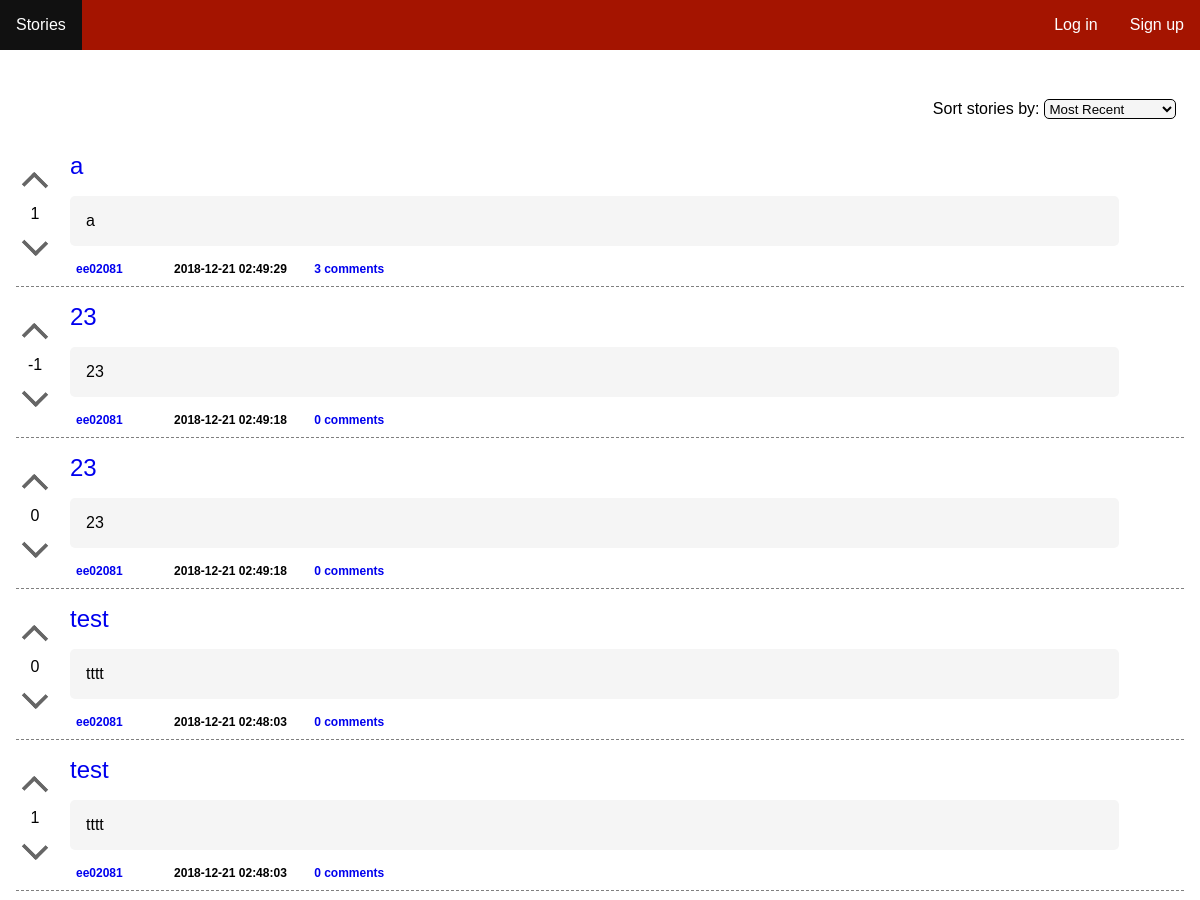
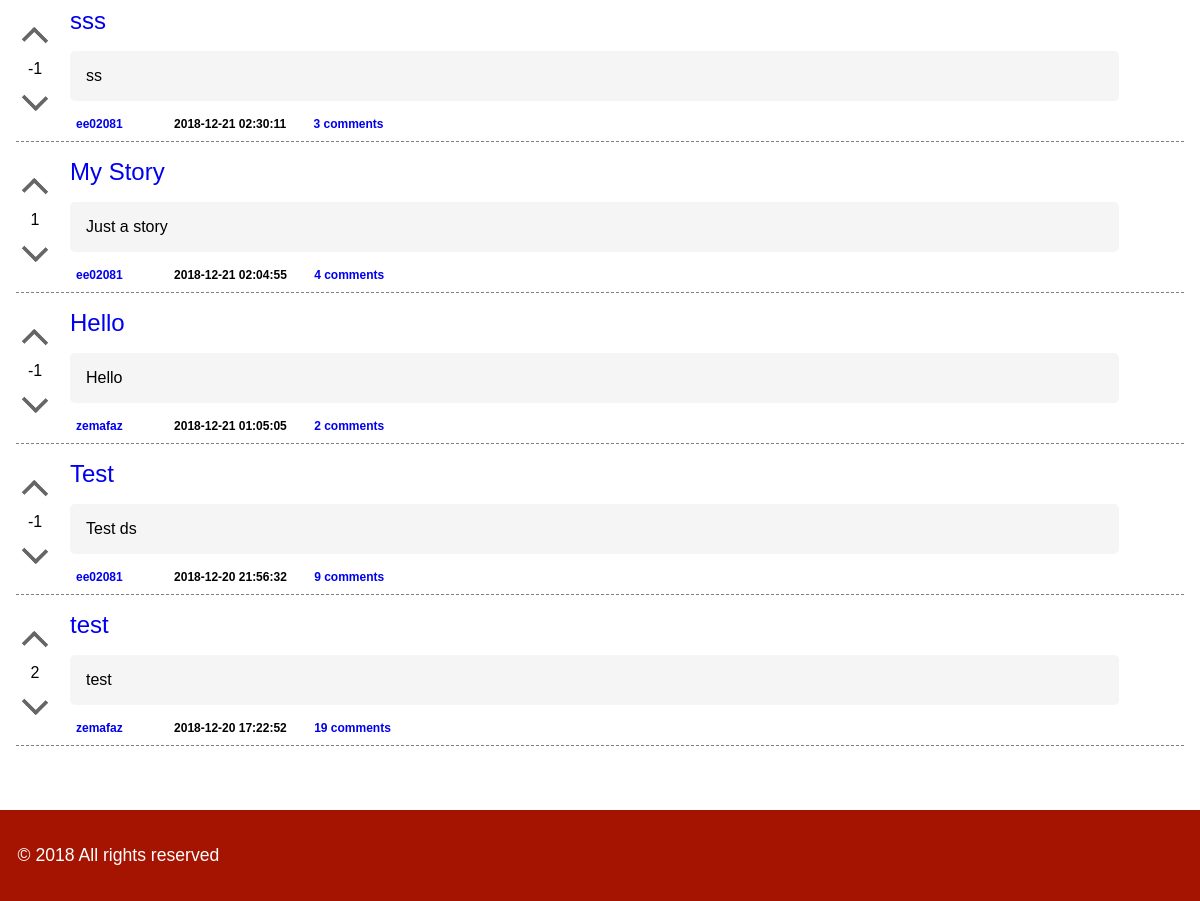
The page /pages/stories.php on the database as committed earlier (2 pictures, top to bottom).
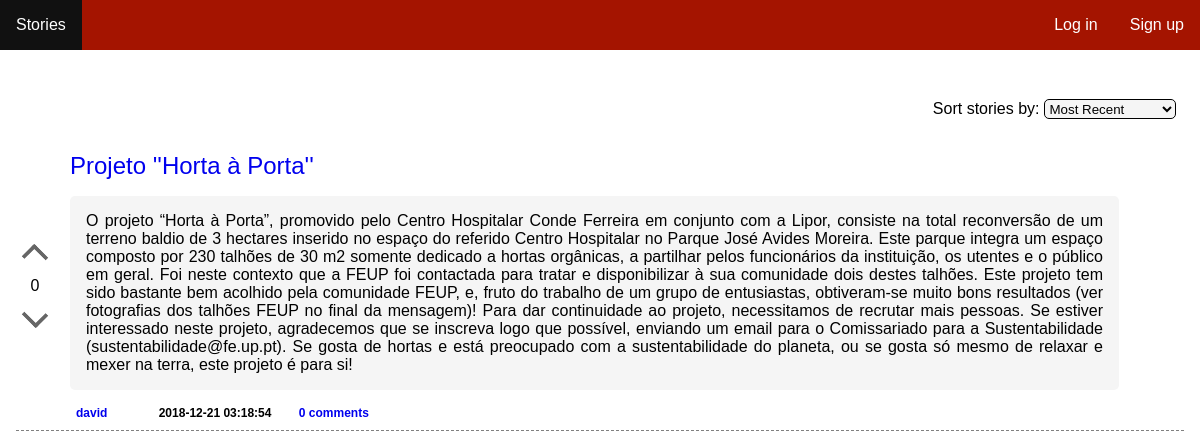
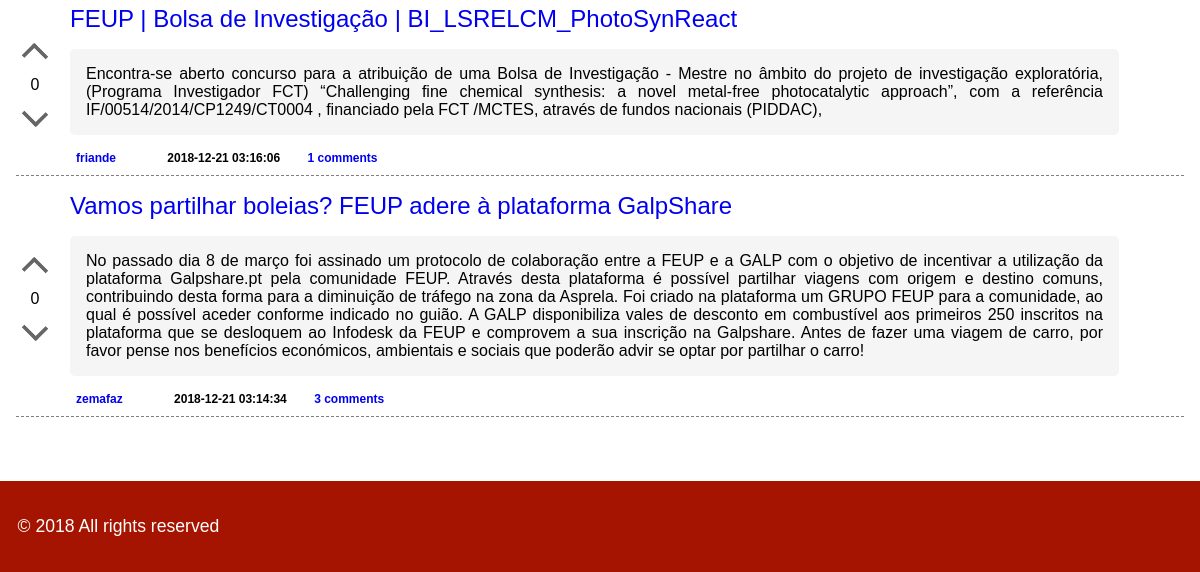
The same page on the database as committed later (2 pictures, top to bottom).
### tables this page shows
CREATE TABLE story (    
    id INTEGER PRIMARY KEY AUTOINCREMENT NOT NULL,
    channel_id INTEGER,
    user_id INTEGER,
    title VARCHAR NOT NULL,
    description VARCHAR NOT NULL,
    date DATETIME NOT NULL,
    karma INTEGER,
        FOREIGN KEY (channel_id) REFERENCES channel(id),
        FOREIGN KEY (user_id) REFERENCES user(id)
);

### pages/stories.php (called while the page is built, shortened)
<?php
	include_once('../config/init.php');
	include_once('../templates/header.php');
	include_once('../database/story.php');
	if(isset($_GET['sort'])) {
		$stories = getAllStories($_GET['sort']);
		$sort = $_GET['sort'];
	} else
		$stories = getAllStories("recent");
	include_once('../templates/list_stories.php');
	include_once('../templates/footer.php');
?>

### database/story.php (called while the page is built, shortened)
<?php
	function getAllStories($sort) {
		global $conn;
		switch($sort){
			case "recent":
				$stmt = $conn->prepare("SELECT story.*, COUNT(comment.story_id)as nrComm,  user.username as usrname FROM story left join comment on story.id=comment.story_id left join user on story.user_id=user.id group by story.id ORDER BY `date` DESC");
				break;
		}
		$stmt->execute();
		return $stmt->fetchAll();
	}
?>

### templates/list_stories.php (the view, shortened to what this page needs)
<section id="stories">
	<form action="../actions/action_sort.php" method="POST" id='sort'>
		<div class="form-group">
		        <label for="sorting">Sort stories by: </label>
		        <select id="sorting" name="sort">
		            <option value="recent" <?php echo ( isset($sort) && $sort == 'recent' ? 'selected' : ''); ?>>Most Recent</option>
		        </select>
				</div>
		</form>
	<?php foreach ($stories as $key => $story) { ?>
		<article id = 'story-holder-<?php echo $story['id'] ?>' class="story">
			<div id = 'vote'>
				<a href="javascript:void(0)" onclick="upvoteStory('<?php echo $story["id"] ?>')" class="vote upvote <?php echo ( isset($currentUser) && hasUserAlreadyUpvotedStory($currentUser['id'], $story['id']) ? 'voted' : '' ) ?>">
					<div class="arrow-up"></div>
				</a>
				<div class="karma">
					<?php echo( is_null($story['karma']) ? '0' : $story['karma'] ); ?>
				</div>
				<a href="javascript:void(0)" onclick="downvoteStory('<?php echo $story["id"] ?>')" class="vote downvote <?php echo ( isset($currentUser) && hasUserAlreadyDownvotedStory($currentUser['id'], $story['id']) ? 'voted' : '' ) ?>">
					<div class="arrow-down"></div>
				</a>
			</div>
			<div id = 'listStory'>
				<div class = 'listStory-title'>
						<a href="../pages/story.php?id=<?php echo $story['id']; ?>">
							<?php echo $story['title']; ?>
						</a>
				</div>
				<div class="listStory-description">
					<?php echo $story['description']; ?>
				</div>
				<div class = 'listStory-footer'>
					<a class="author" href="../pages/profile.php?profile=<?php echo $story['usrname']; ?>"><?php echo $story['usrname']; ?></a>
					<span class="tags">
					</span>
					<span class="date">
						<?php echo $story['date']; ?>
					</span>
					<a class="comments" href="../pages/story.php?id=<?php echo $story['id']; ?>"><?php echo $story['nrComm']; ?> comments</a>
				</div>
			</div>
		</article>
		<?php } ?>
</section>

### templates/header.php (shortened to what this page needs)
<!DOCTYPE html>
<html lang="en">
    <head>
		    <link rel="stylesheet" href="../css/allpages.css">
        <link rel="stylesheet" href="../css/main.css">
        <link rel="stylesheet" href="../css/header.css">
    </head>
<body>
  <nav id="navbar">
      <ul>
          <li>
              <a class='stories' href="../pages/stories.php">Stories</a>
          </li>
          <?php if(!isset($_SESSION['username'])) { ?>
            <li style="float:right">
              <a class='register' href="../pages/register.php">Sign up</a>
            </li>
            <li style="float:right">
              <a class='log-in' href="../pages/login.php">Log in</a>
            </li>
          <?php } ?>
      </ul>
  </nav>

### templates/footer.php
<footer>
    <p>&copy; 2018 All rights reserved</p>
</footer>
</body>
</html>

### css/allpages.css (style rules this page uses)
body { max-width: 1220px; min-height: 100vh; margin: 0 auto; font-family: 'Montserrat', sans-serif; -webkit-font-smoothing: antialiased; color: #000000; box-shadow: 0px 30px 40px rgba(0,0,0,.1); }
body > footer { grid-column: left / right; grid-row: content-end / footer-end; }
footer { margin-top: 3em; display: flex; flex-direction: row; align-items: baseline; justify-content: space-between; color: white; background-color: #A41400; }
footer p { font-family: 'Montserrat Light', sans-serif; font-size: 1.1em; padding: 1em; }

### css/main.css (style rules this page uses)
#listStory { width: 100%; }
select { border : 1px solid black; border-radius: 5px; padding: 0.5px; background-color: #F5F5F5; }
#stories { display: block; padding: 1em; }
#sort { margin-top: 25px; margin-bottom: 25px; text-align: right; }
#sort > * { padding: 0.5em; }
.story, #story { display:flex; align-items: center; padding-bottom: 10px; border-bottom: 1px dashed gray; margin-top: 1em; }
#vote { display: block; text-align: center; }
.arrow-up { position: relative; display: inline-block; vertical-align: middle; color: #666; box-sizing: border-box; width: 18px; height: 20px; border-width: 4px 4px 0 0; border-style: solid; margin: 10px; border-radius: 0 2px 0 0; transform: rotate(-45deg); }
.arrow-down { position: relative; display: inline-block; vertical-align: middle; color: #666; box-sizing: border-box; width: 18px; height: 20px; border-width: 4px 4px 0 0; border-style: solid; margin: 10px; border-radius: 0 2px 0 0; transform: rotate(135deg); }
.listStory-title { padding: 0em 1em 1em 1em; }
.listStory-title > * { text-decoration: none; font-size: 24px; }
.listStory-description { margin: 0em 1em 1em 1em; border-radius: 5px; background-color: #F5F5F5; text-align: justify; width: 90%; padding: 1rem; }
.listStory-footer { padding: 0rem 1rem 0rem 1rem; font-size: 12px; }
.listStory-footer > * { margin-right: 1em; padding: 0.5em; border-radius: 5px; text-align: center; font-weight: bold; text-decoration-line: none; text-decoration-color: blue; border-radius: 5px; }

### css/header.css (style rules this page uses)
ul { list-style-type: none; margin: 0; padding: 0; overflow: hidden; background-color: #A41400; }
li { float: left; }
li a { display: block; color: white; text-align: center; padding: 16px; text-decoration: none; }

Rows that differ between the two databases and show on the page:
removed story: karma "1", title "a", description "a", usrname "ee02081", date "2018-12-21 02:49:29", nrComm "3"
removed story: karma "-1", title "23", description "23", usrname "ee02081", date "2018-12-21 02:49:18", nrComm "0"
removed story: karma "0", title "23", description "23", usrname "ee02081", date "2018-12-21 02:49:18", nrComm "0"
removed story: karma "0", title "test", description "tttt", usrname "ee02081", date "2018-12-21 02:48:03", nrComm "0"
removed story: karma "1", title "test", description "tttt", usrname "ee02081", date "2018-12-21 02:48:03", nrComm "0"
removed story: karma "-1", title "sss", description "ss", usrname "ee02081", date "2018-12-21 02:30:11", nrComm "3"
removed story: karma "1", title "My Story", description "Just a story", usrname "ee02081", date "2018-12-21 02:04:55", nrComm "4"
removed story: karma "-1", title "Hello", description "Hello", usrname "zemafaz", date "2018-12-21 01:05:05", nrComm "2"
removed story: karma "-1", title "Test", description "Test ds", usrname "ee02081", date "2018-12-20 21:56:32", nrComm "9"
removed story: karma "2", title "test", description "test", usrname "zemafaz", date "2018-12-20 17:22:52", nrComm "19"
added story: karma "0", title "Projeto ''Horta à Porta''", description "O projeto “Horta à Porta”, promovido pelo Centro Hospitalar Conde Ferreira em conjunto com a Lipor, consiste na total reconversão de um terreno baldio de 3 hectares inserido no espaço do referido Centro Hospitalar no Parque José Avides Moreira. Este parque integra um espaço composto por 230 talhões de 30 m2 somente dedicado a hortas orgânicas, a partilhar pelos funcionários da instituição, os utentes e o público em geral. Foi neste contexto que a FEUP foi contactada para tratar e disponibilizar à sua comunidade dois destes talhões. Este projeto tem sido bastante bem acolhido pela comunidade FEUP, e, fruto do trabalho de um grupo de entusiastas, obtiveram-se muito bons resultados (ver…", usrname "david", date "2018-12-21 03:18:54", nrComm "0"
added story: karma "0", title "FEUP | Bolsa de Investigação | BI_LSRELCM_PhotoSynReact", description "Encontra-se aberto concurso para a atribuição de uma Bolsa de Investigação - Mestre no âmbito do projeto de investigação exploratória, (Programa Investigador FCT) “Challenging fine chemical synthesis: a novel metal-free photocatalytic approach”, com a referência IF/00514/2014/CP1249/CT0004 , financiado pela FCT /MCTES, através de fundos nacionais (PIDDAC),", usrname "friande", date "2018-12-21 03:16:06", nrComm "1"
added story: karma "0", title "Vamos partilhar boleias? FEUP adere à plataforma GalpShare", description "No passado dia 8 de março foi assinado um protocolo de colaboração entre a FEUP e a GALP com o objetivo de incentivar a utilização da plataforma Galpshare.pt pela comunidade FEUP. Através desta plataforma é possível partilhar viagens com origem e destino comuns, contribuindo desta forma para a diminuição de tráfego na zona da Asprela. Foi criado na plataforma um GRUPO FEUP para a comunidade, ao qual é possível aceder conforme indicado no guião. A GALP disponibiliza vales de desconto em combustível aos primeiros 250 inscritos na plataforma que se desloquem ao Infodesk da FEUP e comprovem a sua inscrição na Galpshare. Antes de fazer uma viagem de carro, por favor pense nos benefícios…", usrname "zemafaz", date "2018-12-21 03:14:34", nrComm "3"
